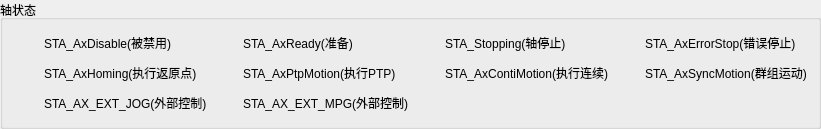
      <widget class="QGroupBox" name="groupBox_6">
       <property name="title">
        <string>轴状态</string>
       </property>
       <layout class="QGridLayout" name="gridLayout">
        <item row="0" column="0">
         <layout class="QHBoxLayout" name="horizontalLayout" stretch="1,100,1,100,1,100,1,100">
          <item>
           <layout class="QVBoxLayout" name="verticalLayout_19">
            <item>
             <widget class="QLabel" name="label_STA_AxDisable">
              <property name="minimumSize">
               <size>
                <width>24</width>
                <height>24</height>
               </size>
              </property>
              <property name="maximumSize">
               <size>
                <width>24</width>
                <height>24</height>
               </size>
              </property>
              <property name="styleSheet">
               <string notr="true"/>
              </property>
              <property name="text">
               <string/>
              </property>
             </widget>
            </item>
            <item>
             <widget class="QLabel" name="label_STA_AxHoming">
              <property name="minimumSize">
               <size>
                <width>24</width>
                <height>24</height>
               </size>
              </property>
              <property name="maximumSize">
               <size>
                <width>24</width>
                <height>24</height>
               </size>
              </property>
              <property name="styleSheet">
               <string notr="true"/>
              </property>
              <property name="text">
               <string/>
              </property>
             </widget>
            </item>
            <item>
             <widget class="QLabel" name="label_STA_AX_EXT_JOG">
              <property name="minimumSize">
               <size>
                <width>24</width>
                <height>24</height>
               </size>
              </property>
              <property name="maximumSize">
               <size>
                <width>24</width>
                <height>24</height>
               </size>
              </property>
              <property name="styleSheet">
               <string notr="true"/>
              </property>
              <property name="text">
               <string/>
              </property>
             </widget>
            </item>
           </layout>
          </item>
          <item>
           <layout class="QVBoxLayout" name="verticalLayout_2">
            <item>
             <widget class="QLabel" name="label_16">
              <property name="minimumSize">
               <size>
                <width>0</width>
                <height>24</height>
               </size>
              </property>
              <property name="maximumSize">
               <size>
                <width>16777215</width>
                <height>24</height>
               </size>
              </property>
              <property name="text">
               <string>STA_AxDisable(被禁用)</string>
              </property>
             </widget>
            </item>
            <item>
             <widget class="QLabel" name="label_17">
              <property name="minimumSize">
               <size>
                <width>0</width>
                <height>24</height>
               </size>
              </property>
              <property name="maximumSize">
               <size>
                <width>16777215</width>
                <height>24</height>
               </size>
              </property>
              <property name="text">
               <string>STA_AxHoming(执行返原点)</string>
              </property>
             </widget>
            </item>
            <item>
             <widget class="QLabel" name="label_18">
              <property name="minimumSize">
               <size>
                <width>0</width>
                <height>24</height>
               </size>
              </property>
              <property name="maximumSize">
               <size>
                <width>16777215</width>
                <height>24</height>
               </size>
              </property>
              <property name="text">
               <string>STA_AX_EXT_JOG(外部控制)</string>
              </property>
             </widget>
            </item>
           </layout>
          </item>
          <item>
           <layout class="QVBoxLayout" name="verticalLayout">
            <item>
             <widget class="QLabel" name="label_STA_AxReady">
              <property name="minimumSize">
               <size>
                <width>24</width>
                <height>24</height>
               </size>
              </property>
              <property name="maximumSize">
               <size>
                <width>24</width>
                <height>24</height>
               </size>
              </property>
              <property name="styleSheet">
               <string notr="true"/>
              </property>
              <property name="text">
               <string/>
              </property>
             </widget>
            </item>
            <item>
             <widget class="QLabel" name="label_STA_AxPtpMotion">
              <property name="minimumSize">
               <size>
                <width>24</width>
                <height>24</height>
               </size>
              </property>
              <property name="maximumSize">
               <size>
                <width>24</width>
                <height>24</height>
               </size>
              </property>
              <property name="styleSheet">
               <string notr="true"/>
              </property>
              <property name="text">
               <string/>
              </property>
             </widget>
            </item>
            <item>
             <widget class="QLabel" name="label_STA_AX_EXT_MPG">
              <property name="minimumSize">
               <size>
                <width>24</width>
                <height>24</height>
               </size>
              </property>
              <property name="maximumSize">
               <size>
                <width>24</width>
                <height>24</height>
               </size>
              </property>
              <property name="styleSheet">
               <string notr="true"/>
              </property>
              <property name="text">
               <string/>
              </property>
             </widget>
            </item>
           </layout>
          </item>
          <item>
           <layout class="QVBoxLayout" name="verticalLayout_9">
            <item>
             <widget class="QLabel" name="label_19">
              <property name="minimumSize">
               <size>
                <width>0</width>
                <height>24</height>
               </size>
              </property>
              <property name="maximumSize">
               <size>
                <width>16777215</width>
                <height>24</height>
               </size>
              </property>
              <property name="text">
               <string>STA_AxReady(准备)</string>
              </property>
             </widget>
            </item>
            <item>
             <widget class="QLabel" name="label_20">
              <property name="minimumSize">
               <size>
                <width>0</width>
                <height>24</height>
               </size>
              </property>
              <property name="maximumSize">
               <size>
                <width>16777215</width>
                <height>24</height>
               </size>
              </property>
              <property name="text">
               <string>STA_AxPtpMotion(执行PTP)</string>
              </property>
             </widget>
            </item>
            <item>
             <widget class="QLabel" name="label_21">
              <property name="minimumSize">
               <size>
                <width>0</width>
                <height>24</height>
               </size>
              </property>
              <property name="maximumSize">
               <size>
                <width>16777215</width>
                <height>24</height>
               </size>
              </property>
              <property name="text">
               <string>STA_AX_EXT_MPG(外部控制)</string>
              </property>
             </widget>
            </item>
           </layout>
          </item>
          <item>
           <layout class="QVBoxLayout" name="verticalLayout_7">
            <item>
             <widget class="QLabel" name="label_STA_Stopping">
              <property name="minimumSize">
               <size>
                <width>24</width>
                <height>24</height>
               </size>
              </property>
              <property name="maximumSize">
               <size>
                <width>24</width>
                <height>24</height>
               </size>
              </property>
              <property name="styleSheet">
               <string notr="true"/>
              </property>
              <property name="text">
               <string/>
              </property>
             </widget>
            </item>
            <item>
             <widget class="QLabel" name="label_STA_AxContiMotion">
              <property name="minimumSize">
               <size>
                <width>24</width>
                <height>24</height>
               </size>
              </property>
              <property name="maximumSize">
               <size>
                <width>24</width>
                <height>24</height>
               </size>
              </property>
              <property name="styleSheet">
               <string notr="true"/>
              </property>
              <property name="text">
               <string/>
              </property>
             </widget>
            </item>
            <item>
             <widget class="QLabel" name="label_STA_AxContiMotion_2">
              <property name="minimumSize">
               <size>
                <width>24</width>
                <height>24</height>
               </size>
              </property>
              <property name="maximumSize">
               <size>
                <width>24</width>
                <height>24</height>
               </size>
              </property>
              <property name="styleSheet">
               <string notr="true"/>
              </property>
              <property name="text">
               <string/>
              </property>
             </widget>
            </item>
           </layout>
          </item>
          <item>
           <layout class="QVBoxLayout" name="verticalLayout_8">
            <item>
             <widget class="QLabel" name="label_22">
              <property name="minimumSize">
               <size>
                <width>0</width>
                <height>24</height>
               </size>
              </property>
              <property name="maximumSize">
               <size>
                <width>16777215</width>
                <height>24</height>
               </size>
              </property>
              <property name="text">
               <string>STA_Stopping(轴停止)</string>
              </property>
             </widget>
            </item>
            <item>
             <widget class="QLabel" name="label_23">
              <property name="minimumSize">
               <size>
                <width>0</width>
                <height>24</height>
               </size>
              </property>
              <property name="maximumSize">
               <size>
                <width>16777215</width>
                <height>24</height>
               </size>
              </property>
              <property name="text">
               <string>STA_AxContiMotion(执行连续)</string>
              </property>
             </widget>
            </item>
            <item>
             <widget class="QLabel" name="label_46">
              <property name="minimumSize">
               <size>
                <width>0</width>
                <height>24</height>
               </size>
              </property>
              <property name="maximumSize">
               <size>
                <width>16777215</width>
                <height>24</height>
               </size>
              </property>
              <property name="text">
               <string/>
              </property>
             </widget>
            </item>
           </layout>
          </item>
          <item>
           <layout class="QVBoxLayout" name="verticalLayout_10">
            <item>
             <widget class="QLabel" name="label_STA_AxErrorStop">
              <property name="minimumSize">
               <size>
                <width>24</width>
                <height>24</height>
               </size>
              </property>
              <property name="maximumSize">
               <size>
                <width>24</width>
                <height>24</height>
               </size>
              </property>
              <property name="styleSheet">
               <string notr="true"/>
              </property>
              <property name="text">
               <string/>
              </property>
             </widget>
            </item>
            <item>
             <widget class="QLabel" name="label_STA_AxSyncMotion">
              <property name="minimumSize">
               <size>
                <width>24</width>
                <height>24</height>
               </size>
              </property>
              <property name="maximumSize">
               <size>
                <width>24</width>
                <height>24</height>
               </size>
              </property>
              <property name="styleSheet">
               <string notr="true"/>
              </property>
              <property name="text">
               <string/>
              </property>
             </widget>
            </item>
            <item>
             <widget class="QLabel" name="label_STA_AxContiMotion_3">
              <property name="minimumSize">
               <size>
                <width>24</width>
                <height>24</height>
               </size>
              </property>
              <property name="maximumSize">
               <size>
                <width>24</width>
                <height>24</height>
               </size>
              </property>
              <property name="styleSheet">
               <string notr="true"/>
              </property>
              <property name="text">
               <string/>
              </property>
             </widget>
            </item>
           </layout>
          </item>
          <item>
           <layout class="QVBoxLayout" name="verticalLayout_11">
            <item>
             <widget class="QLabel" name="label_24">
              <property name="minimumSize">
               <size>
                <width>0</width>
                <height>24</height>
               </size>
              </property>
              <property name="maximumSize">
               <size>
                <width>16777215</width>
                <height>24</height>
               </size>
              </property>
              <property name="text">
               <string>STA_AxErrorStop(错误停止)</string>
              </property>
             </widget>
            </item>
            <item>
             <widget class="QLabel" name="label_25">
              <property name="minimumSize">
               <size>
                <width>0</width>
                <height>24</height>
               </size>
              </property>
              <property name="maximumSize">
               <size>
                <width>16777215</width>
                <height>24</height>
               </size>
              </property>
              <property name="text">
               <string>STA_AxSyncMotion(群组运动)</string>
              </property>
             </widget>
            </item>
            <item>
             <widget class="QLabel" name="label_47">
              <property name="minimumSize">
               <size>
                <width>0</width>
                <height>24</height>
               </size>
              </property>
              <property name="maximumSize">
               <size>
                <width>16777215</width>
                <height>24</height>
               </size>
              </property>
              <property name="text">
               <string/>
              </property>
             </widget>
            </item>
           </layout>
          </item>
         </layout>
        </item>
       </layout>
      </widget>
